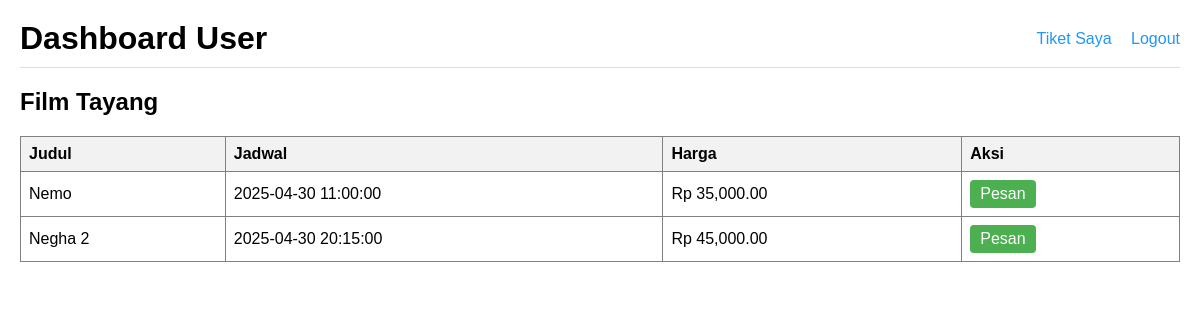
The app's page /user/dashboard.php (signed in) with its own data.
### tables this page shows
CREATE TABLE `movies` (
  `id` int(11) NOT NULL,
  `title` varchar(100) NOT NULL,
  `description` text DEFAULT NULL,
  `schedule` datetime NOT NULL,
  `price` decimal(10,2) NOT NULL
);

### user/dashboard.php (the view, shortened to what this page needs)
<?php
include '../config.php';
$result = $conn->query("SELECT * FROM movies");
?>
<!DOCTYPE html>
<html lang="id">
<head>
</head>
<body>
    <div class="header">
        <h1>Dashboard User</h1>
        <div class="nav-links">
            <a href="tickets.php">Tiket Saya</a>
            <a href="../logout.php">Logout</a>
        </div>
    </div>
    <h2>Film Tayang</h2>
    <table border="1">
        <tr>
            <th>Judul</th>
            <th>Jadwal</th>
            <th>Harga</th>
            <th>Aksi</th>
        </tr>
        <?php while ($row = $result->fetch_assoc()): ?>
            <tr>
                <td><?= $row['title'] ?></td>
                <td><?= $row['schedule'] ?></td>
                <td>Rp <?= number_format($row['price'], 2) ?></td>
                <td><a href="order.php?movie_id=<?= $row['id'] ?>" class="btn">Pesan</a></td>
            </tr>
        <?php endwhile; ?>
    </table>
</body>
</html>

### user/dashboard.php (style rules this page uses)
body { font-family: Arial, sans-serif; margin: 0; padding: 20px; }
.header { display: flex; justify-content: space-between; align-items: center; margin-bottom: 20px; padding-bottom: 10px; border-bottom: 1px solid #ddd; }
.header h1 { margin: 0; }
.nav-links a { margin-left: 15px; text-decoration: none; color: #2196F3; }
table { width: 100%; border-collapse: collapse; }
table th, table td { padding: 8px; text-align: left; }
table th { background-color: #f2f2f2; }
.btn { display: inline-block; padding: 5px 10px; background-color: #4CAF50; color: white; text-decoration: none; border-radius: 4px; }

### records on screen
movies: title "Nemo", schedule "2025-04-30 11:00:00", price "35,000.00"
movies: title "Negha 2", schedule "2025-04-30 20:15:00", price "45,000.00"
